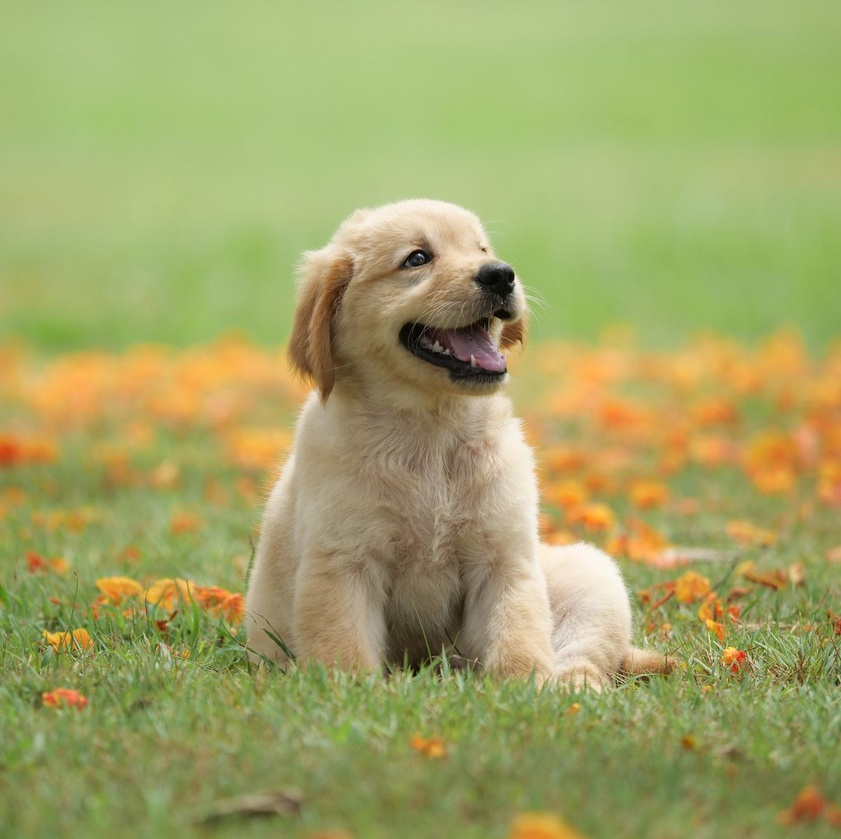
#> input picture Src/dog.jpg, 841 x 839 px, shrunk from 1200 x 1197 before the run
$ python W04_1.py
#> lines starting #> are read from the running program, lines starting #| are printed output that depends on the picture; after the words box and inside, x2 and y2 are one past the last pixel; in counts of white or black regions, pixels touching at a corner belong together
import numpy as np, cv2

def onThreshold(value):
    th[0] = cv2.getTrackbarPos("Hue_th1", "result")
    th[1] = cv2.getTrackbarPos("Hue_th2", "result")
    _, result = cv2.threshold(hue, th[1], 255, cv2.THRESH_TOZERO_INV)
    cv2.threshold(result, th[0], 255, cv2.THRESH_BINARY, result)
    cv2.imshow("result", result)

#기본
BGR_img = cv2.imread("../Src/dog.jpg", cv2.IMREAD_COLOR)  # 컬러 영상 읽기
#> BGR_img is the input picture: shape (839, 841, 3); mean B, G, R 102.4, 164.3, 161.9
if BGR_img is None: raise Exception("영상 파일 읽기 오류")

white = np.array([255, 255, 255], np.uint8)
CMY_img = white - BGR_img
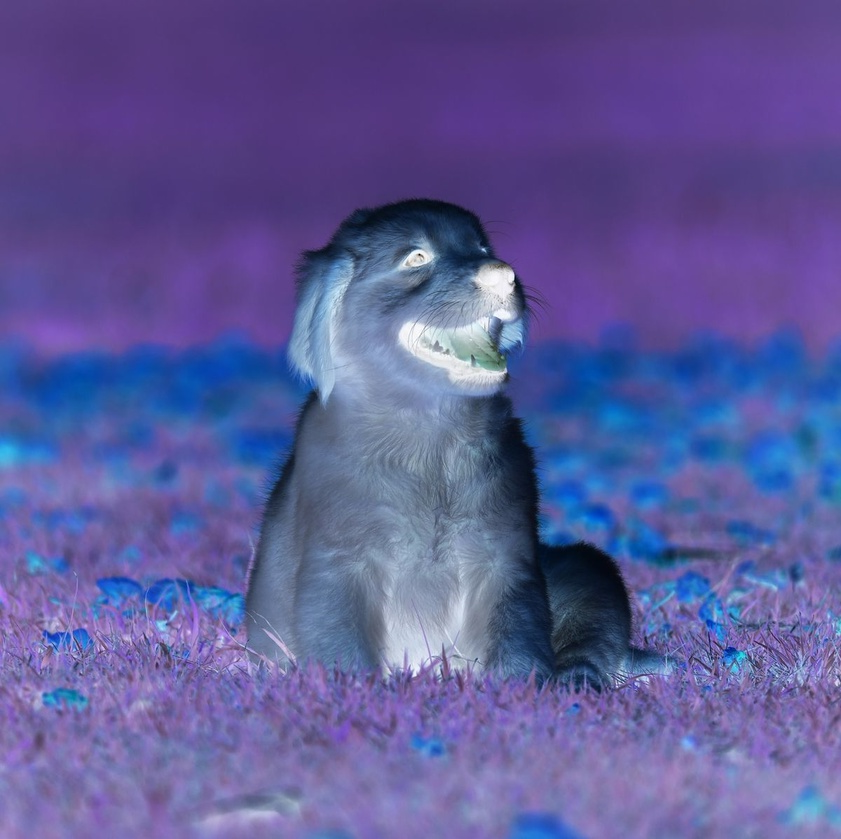
#> CMY_img: shape (839, 841, 3); mean B, G, R 152.6, 90.7, 93.1
Cyan, Magenta, Yellow = cv2.split(CMY_img)  # 채널 분리
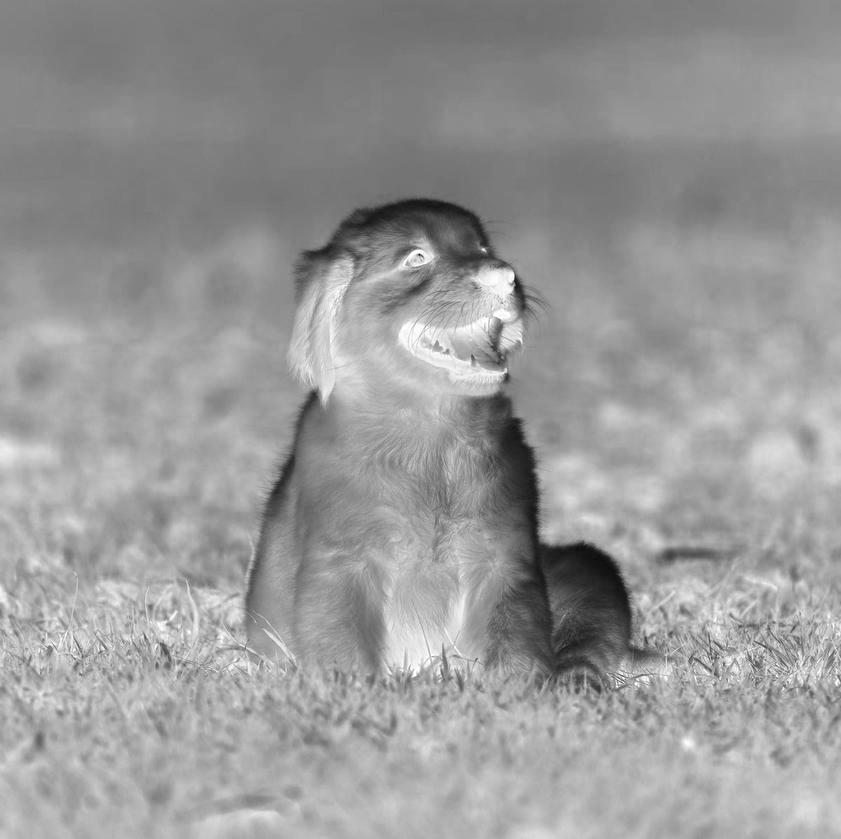
#> Cyan: shape (839, 841); min 4, max 255, mean 152.6
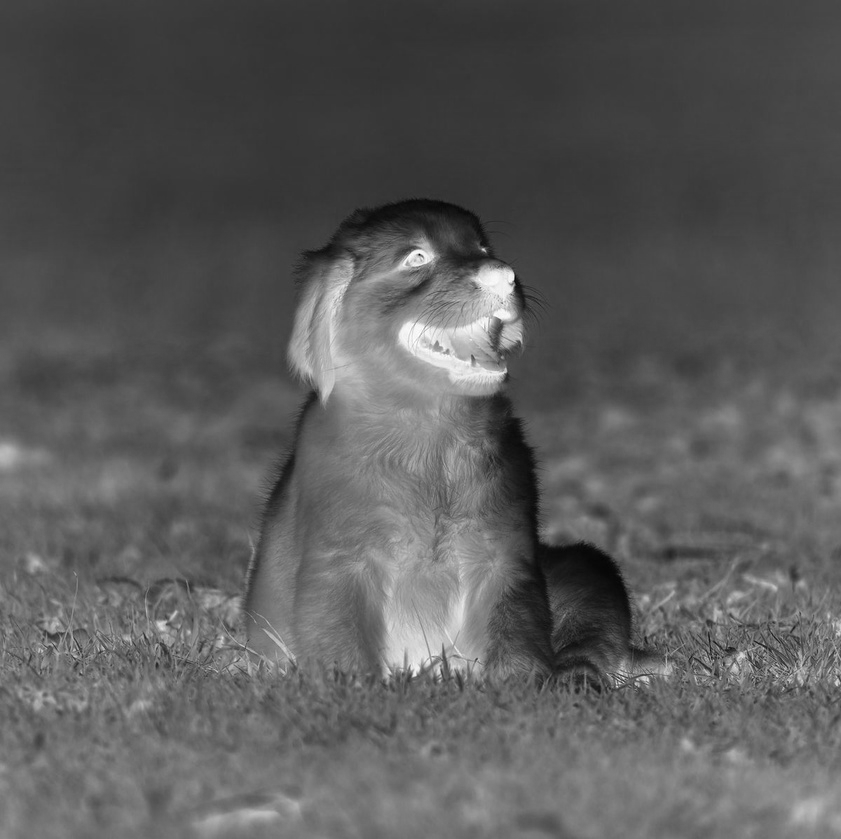
#> Magenta: shape (839, 841); min 4, max 255, mean 90.7
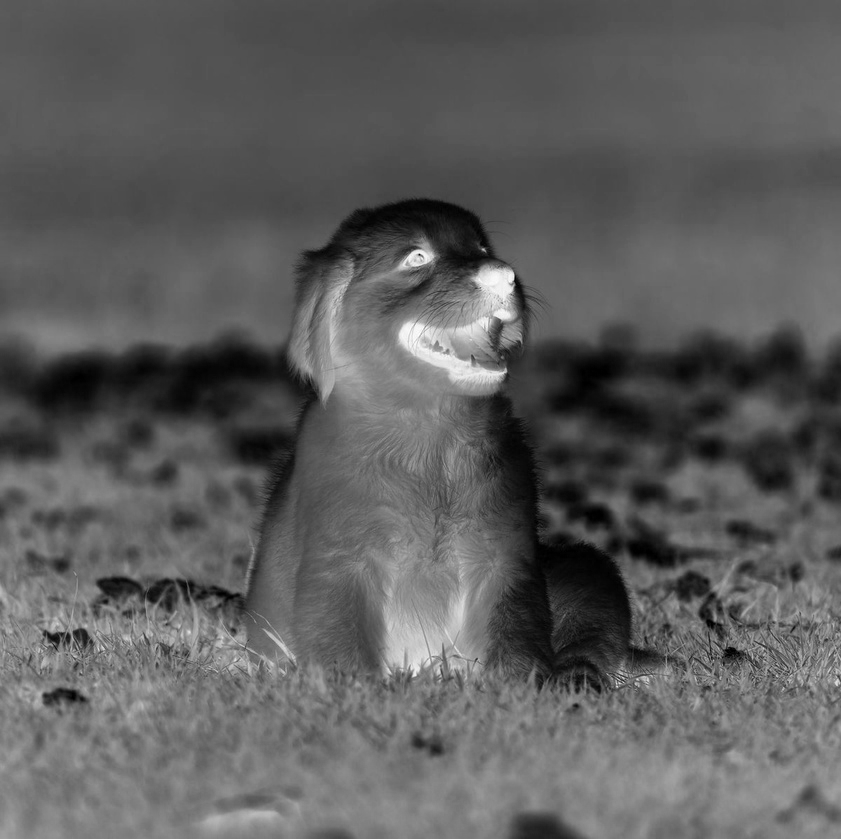
#> Yellow: shape (839, 841); min 0, max 254, mean 93.1

titles = ['BGR_img', 'CMY_img', 'Cyan', 'Magenta', 'Yellow']
[cv2.imshow(t, eval(t)) for t in titles]

#심화
BGR_img = cv2.imread("../Src/AppleTree.jpg", cv2.IMREAD_COLOR) # 컬러 영상 읽기
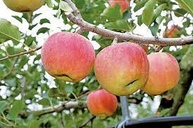
#> input picture Src/AppleTree.jpg, 193 x 128 px, shrunk from 275 x 183 before the run
#> BGR_img is the input picture: shape (128, 193, 3); mean B, G, R 106.1, 139.3, 151.7
if BGR_img is None: raise Exception("영상 파일 읽기 오류")

HSV_img = cv2.cvtColor(BGR_img, cv2.COLOR_BGR2HSV) # 컬러 공간 변환
#> HSV_img: shape (128, 193, 3); mean H, S, V 49.3, 102.3, 162.1
hue = np.copy(HSV_img[:,:,0])                      # hue 행렬에 색상 채널 복사
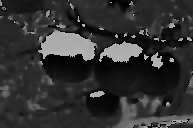
#> hue: shape (128, 193); min 0, max 179, mean 49.3

th = [50, 100]                                     # 트랙바로 선택할 범위 변수
cv2.namedWindow("result")
cv2.createTrackbar("Hue_th1", "result", th[0], 255, onThreshold)
cv2.createTrackbar("Hue_th2", "result", th[1], 255, onThreshold)
onThreshold(th[0])                                 # 이진화 수행
#> in onThreshold, `cv2.threshold(result, th[0], 255, cv2.THRESH_BINARY, result)`:
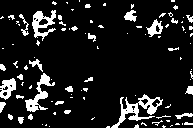
#> result: shape (128, 193); 11.7% white; 99 white regions (71 under 20 px), largest, box (x1, y1, x2, y2) and area: (111, 94, 163, 128) 535, (25, 73, 55, 112) 373, (32, 10, 56, 41) 344
cv2.imshow("BGR_img", BGR_img)
cv2.waitKey(0)
